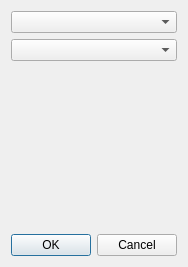
<?xml version="1.0" encoding="UTF-8"?>
<ui version="4.0">
 <class>DialogAddEditableVar</class>
 <widget class="QDialog" name="DialogAddEditableVar">
  <property name="geometry">
   <rect>
    <x>0</x>
    <y>0</y>
    <width>174</width>
    <height>267</height>
   </rect>
  </property>
  <property name="windowTitle">
   <string>Добавление переменной</string>
  </property>
  <layout class="QGridLayout" name="gridLayout">
   <item row="0" column="0">
    <widget class="QComboBox" name="comboBoxVarType"/>
   </item>
   <item row="1" column="0">
    <widget class="QComboBox" name="comboBoxVarName"/>
   </item>
   <item row="2" column="0">
    <spacer name="verticalSpacer">
     <property name="orientation">
      <enum>Qt::Vertical</enum>
     </property>
     <property name="sizeHint" stdset="0">
      <size>
       <width>20</width>
       <height>160</height>
      </size>
     </property>
    </spacer>
   </item>
   <item row="3" column="0">
    <widget class="QDialogButtonBox" name="buttonBox">
     <property name="orientation">
      <enum>Qt::Horizontal</enum>
     </property>
     <property name="standardButtons">
      <set>QDialogButtonBox::Cancel|QDialogButtonBox::Ok</set>
     </property>
    </widget>
   </item>
  </layout>
 </widget>
 <resources/>
 <connections>
  <connection>
   <sender>buttonBox</sender>
   <signal>accepted()</signal>
   <receiver>DialogAddEditableVar</receiver>
   <slot>accept()</slot>
   <hints>
    <hint type="sourcelabel">
     <x>248</x>
     <y>254</y>
    </hint>
    <hint type="destinationlabel">
     <x>157</x>
     <y>274</y>
    </hint>
   </hints>
  </connection>
  <connection>
   <sender>buttonBox</sender>
   <signal>rejected()</signal>
   <receiver>DialogAddEditableVar</receiver>
   <slot>reject()</slot>
   <hints>
    <hint type="sourcelabel">
     <x>316</x>
     <y>260</y>
    </hint>
    <hint type="destinationlabel">
     <x>286</x>
     <y>274</y>
    </hint>
   </hints>
  </connection>
 </connections>
</ui>
